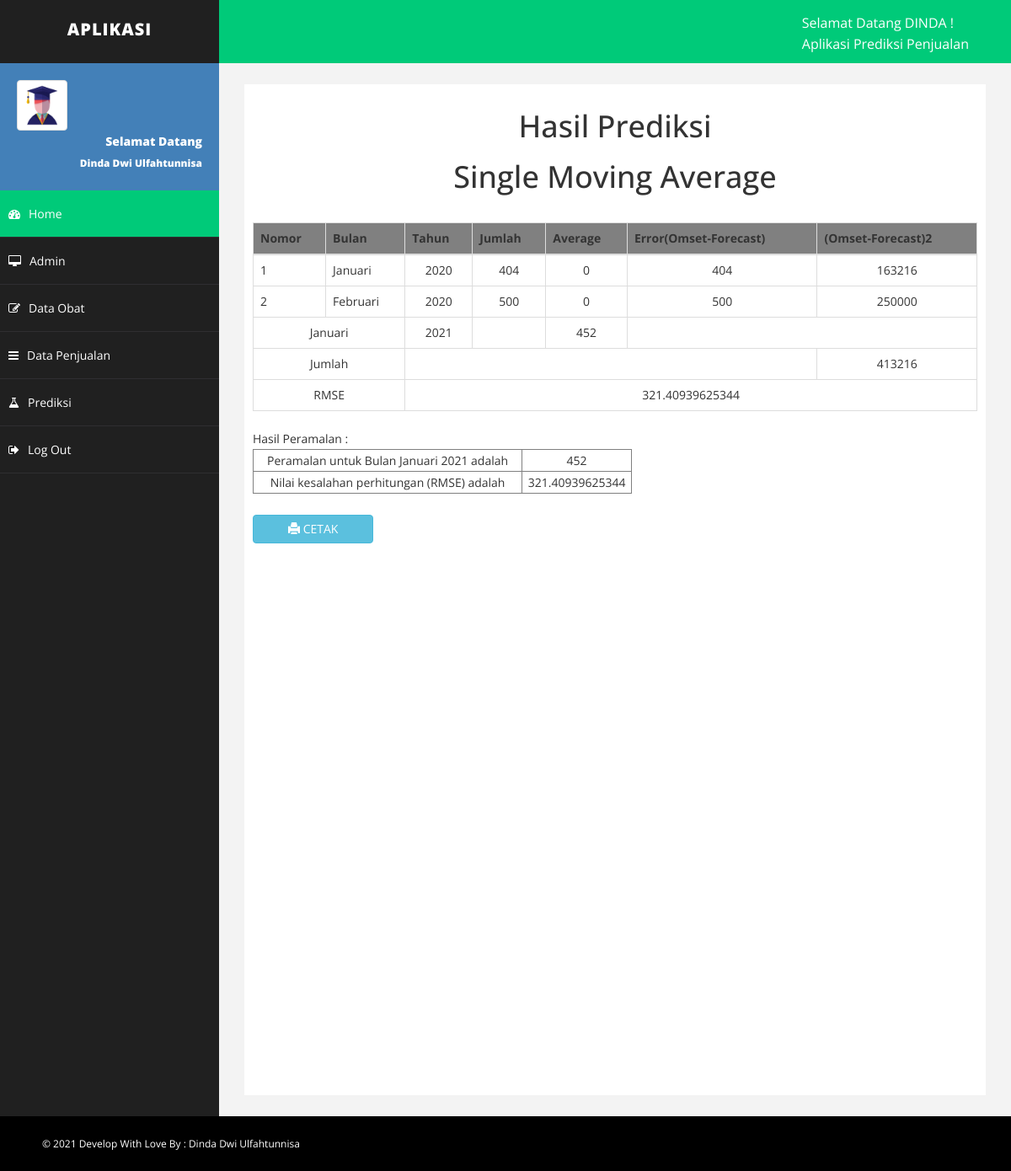
Page /perhitungan.php?obat=3 on the committed database.
### tables this page shows
CREATE TABLE `penjualan` (
  `id_penjualan` int(11) NOT NULL,
  `id_obat` int(11) NOT NULL,
  `bulan` varchar(10) NOT NULL,
  `tahun` year(4) NOT NULL,
  `jumlah` varchar(5) NOT NULL,
  `average` double NOT NULL
);

### perhitungan.php (the view, shortened to what this page needs)
<!DOCTYPE html>
<html xmlns="http://www.w3.org/1999/xhtml">
<head>
    <link href="assets/css/bootstrap.css" rel="stylesheet" />
    <link href="assets/css/font-awesome.css" rel="stylesheet" />
    <link href="assets/css/basic.css" rel="stylesheet" />
    <link href="assets/css/custom.css" rel="stylesheet" />
</head>
<body>
    <div id="wrapper">
      <?php include 'components/navtopbar.php'; ?>
        <?php include 'components/sidebar.php'; ?>
        <div id="page-wrapper">
            <div id="page-inner">
                  <?php
                    include 'config.php';
                    $data = $_GET['obat'];
                    $ambil = mysqli_query($connect, "SELECT * FROM penjualan WHERE id_obat='$data' ");
                    $count = 0;
                    while($pecah = mysqli_fetch_array($ambil))
                    {
                        $days[$count]=$pecah['jumlah'];
                        $total = array_sum($days);
                            $res = $total/count($days);
                            $count++;
                    }
                        ?>
        <center><h1>Hasil Prediksi</h1>
        <h1 class="judul">Single Moving Average</h1></center>
          <br>
            <center>
              <table class="table table-bordered">
             <thead bgcolor="grey">
                <tr>
                    <th>Nomor</th>
                    <th>Bulan </th>
                    <th>Tahun </th>
                    <th>Jumlah </th>
                    <th>Average</th>
                    <th>Error(Omset-Forecast)</th>
                    <th>(Omset-Forecast)2</th>
                </tr>
             </thead>
                <?php
                include 'config.php';
                $ambil = mysqli_query($connect, "SELECT * FROM penjualan WHERE id_obat='$data' ") or die (mysqli_error($connect));
                if (mysqli_num_rows($ambil) > 0) {
                        $x = 0;
                        $jumlah_y = 0;
                        while ($pecah = mysqli_fetch_array($ambil)) {
                            $jumlah_x = $pecah['jumlah'] - $pecah['average'];
                            $jumlah_y += ($jumlah_x * $jumlah_x);
                            ?>
                <tr>
                    <td><?=$x+1; ?></td>
                    <td><?=$pecah['bulan']; ?></td>
                    <td align="center"><?=$pecah['tahun']; ?></td>
                    <td align="center"><?=$pecah['jumlah']; ?></td>
                    <td align="center"><?=$pecah['average']; ?></td>
                    <td align="center"><?=$pecah['jumlah'] - $pecah['average'];?></td>
                    <td align="center"><?=pow($jumlah_x, 2);?></td>
                </tr>
                 <?php
                   $x++;
                   }
                 ?>
                  <?php
                  $Bulan = "Januari";
                  $tahun = date('Y');
                  ?>
                <tr>
                  <td align="center" colspan="2"><?php echo $Bulan ?></td>
                  <td align="center"><?php echo $tahun ?></td>
                  <td></td>
                  <td align="center">
                    <?php
                    echo $res;
                    ?>
                 <td colspan="2">
                </tr>
                <tr>
                  <td align="center" colspan="2">Jumlah</td>
                  <td colspan="4">
                  <td align="center"><?php echo ($jumlah_y); ?></td>
                </tr>
              <tr>
                <td align="center" colspan="2">RMSE</td>
                <td align="center" colspan="5">
                  <?php
                  $RMSE = sqrt($jumlah_y) / $x;
                  echo $RMSE;
                  ?>
                </td>
              </tr>
              <?php
                }
              ?>
              </table>
            </center>
            <table border="1" width="450">
            <thead>
              <tr>
                <td align="center">Peramalan untuk Bulan <?=$Bulan?> <?=$tahun?> adalah</td><td align="center"><?=$res?></td>
              </tr>
               <tr>
                <td align="center">Nilai kesalahan perhitungan (RMSE) adalah</td><td align="center"><?=$RMSE?></td>
              </tr>
            </thead>
           </table>
           <br>
           <center>
           <a href="cetak.php" target="_blank" class="btn btn-info col-md-2"><span class="glyphicon glyphicon-print"></span> CETAK</a>
           </center>
            </div>
        </div>
    </div>
    <?php include 'components/footer.php'; ?>
</body>
</html>

### assets/css/basic.css (style rules this page uses)
body { font-family: 'Open Sans', sans-serif; line-height:25px; }
#wrapper { width: 100%; background: #202020; }
#page-wrapper { padding: 15px 15px; min-height: 600px; background: #F3F3F3; }
#page-inner { width: 100%; margin: 10px 20px 10px 0px; background-color: #fff!important; padding: 10px; min-height: 1200px; }
@media (min-width:768px) { #page-wrapper { margin: 0 0 0 260px; padding: 15px 30px; min-height: 1200px; } }

### rows in the picture
penjualan: bulan "Januari", tahun "2020", jumlah "404", average "0", $pecah['jumlah']-$pecah['average'] "404", pow($jumlah_x, 2) "163216"
penjualan: bulan "Februari", tahun "2020", jumlah "500", average "0", $pecah['jumlah']-$pecah['average'] "500", pow($jumlah_x, 2) "250000"

### other values in the picture
$Bulan "Januari"
$res "452"
$jumlah_y "413216"
$RMSE "321.40939625344"
